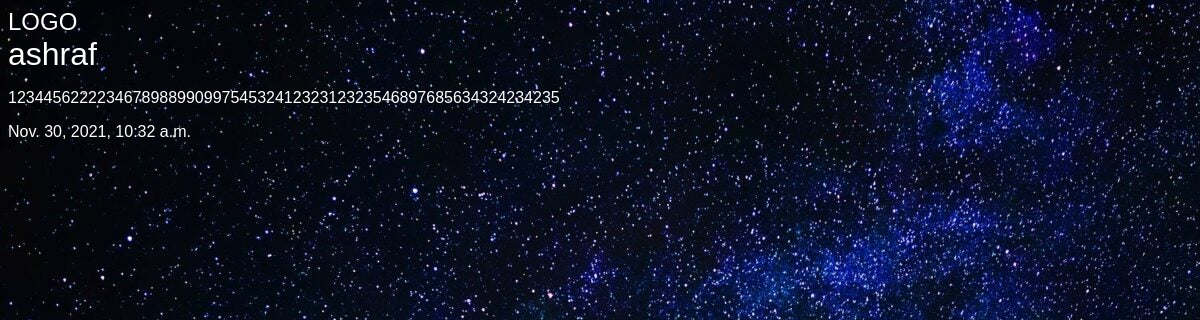
The app's page /articles/12345 with its own data.
### articles/models.py (models this page shows, shortened)
class Article(models.Model):
    title = models.CharField(max_length = 100)
    slug = models.SlugField()
    body = models.TextField()
    date = models.DateTimeField(auto_now_add = True)

### articles/views.py (the view)
# urls.py: path('<slug>',views.article_detail, name="detail"),
def article_detail(request, slug):
    article = models.Article.objects.get(slug = slug)
    return render(request, 'articles/article_detail.html', {'article':article})

### articles/templates/articles/article_detail.html
{% extends 'base.html' %}
{% block content %}
<div class="article-detail">
  <div class="article">
    <h1>{{article.title}}</h1>
    <p>{{article.body}}</p>
    <p>{{article.date}}</p>
  </div>
</div>
{% endblock %}

### assets/styles.css (style rules this page uses)
body { background-color: #0f121f; background-image: url(stars.jpg); color: #fff; background-repeat-y: no-repeat; background-attachment:fixed; }
body * { font-family: arial; }
h1,h2,h3,h4,h5 { font-weight: normal; margin:0; }

### records on screen
Article: title "ashraf", body "12344562222346789889909975453241232312323546897685634324234235", date "Nov. 30, 2021, 10:32 a.m."
